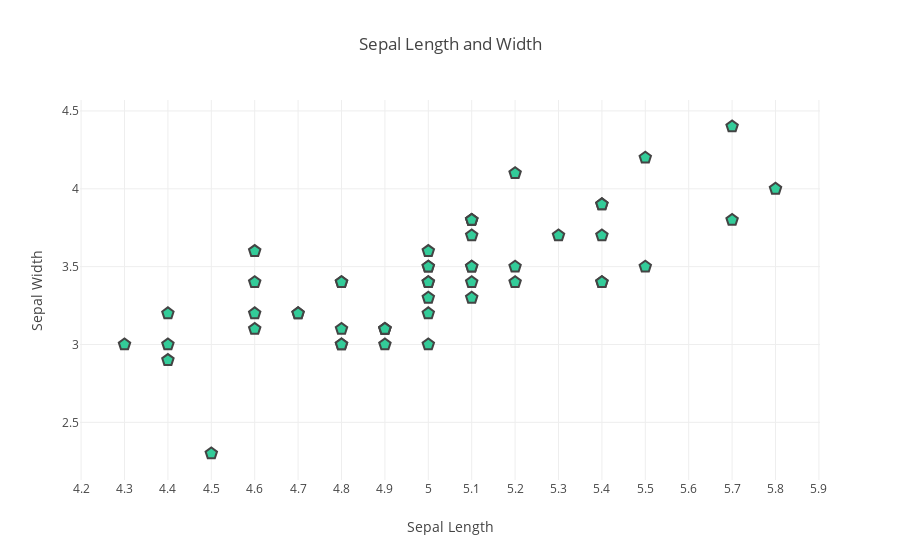

The cell this chart's notebook holds for it:
### Code cell
pyo.iplot(fig)

### Figure 1 — Plotly figure (JSON) as saved in the notebook; plotly's stock layout.template omitted (floating-point values rounded to 4 significant figures)
{"data": [{"marker": {"color": "rgb(51,204,153)", "line": {"width": 2}, "size": 12, "symbol": "pentagon"}, "mode": "markers", "name": "Iris-setosa", "type": "scatter", "uid": "9c88ad1d-b207-4fcb-81e5-019d5dbd67f6", "x": [5.1, 4.9, 4.7, 4.6, 5, 5.4, 4.6, 5, 4.4, 4.9, 5.4, 4.8, 4.8, 4.3, 5.8, 5.7, 5.4, 5.1, 5.7, 5.1, 5.4, 5.1, 4.6, 5.1, 4.8, 5, 5, 5.2, 5.2, 4.7, 4.8, 5.4, 5.2, 5.5, 4.9, 5, 5.5, 4.9, 4.4, 5.1, 5, 4.5, 4.4, 5, 5.1, 4.8, 5.1, 4.6, 5.3, 5], "y": [3.5, 3, 3.2, 3.1, 3.6, 3.9, 3.4, 3.4, 2.9, 3.1, 3.7, 3.4, 3, 3, 4, 4.4, 3.9, 3.5, 3.8, 3.8, 3.4, 3.7, 3.6, 3.3, 3.4, 3, 3.4, 3.5, 3.4, 3.2, 3.1, 3.4, 4.1, 4.2, 3.1, 3.2, 3.5, 3.1, 3, 3.4, 3.5, 2.3, 3.2, 3.5, 3.8, 3, 3.8, 3.2, 3.7, 3.3]}], "layout": {"title": "Sepal Length and Width", "xaxis": {"dtick": 0.1, "title": "Sepal Length"}, "yaxis": {"title": "Sepal Width"}}}
